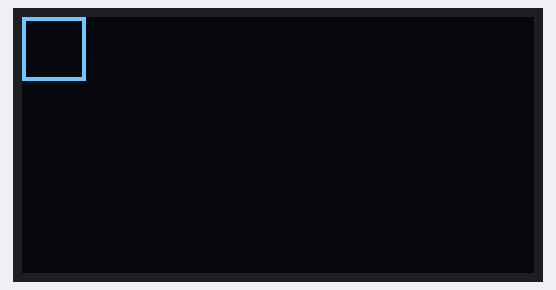
A program run on a simulated Raspberry Pi Pico running MicroPython. Shown: 128×64 one-colour display. Random numbers come from a fixed seed; library files of the repository ran but are not shown: ssd1306.py; what the program prints to the serial console is not drawn.

Above: at 0.2 s.
At 5.73 s:
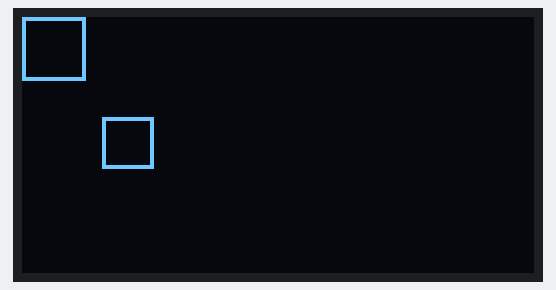
At 10.01 s:
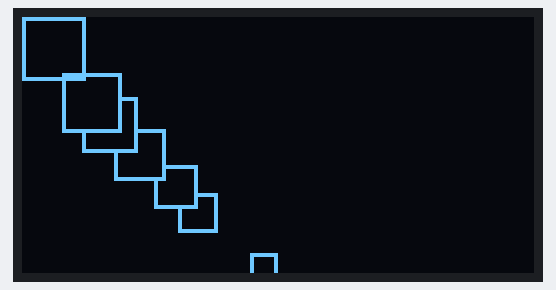
At 19.94 s:
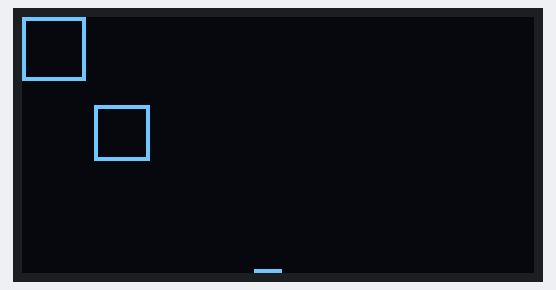
At 29.7 s:
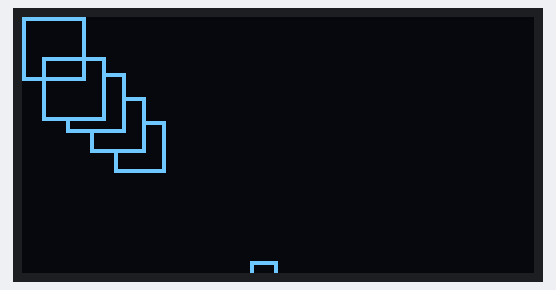
At 39.66 s:
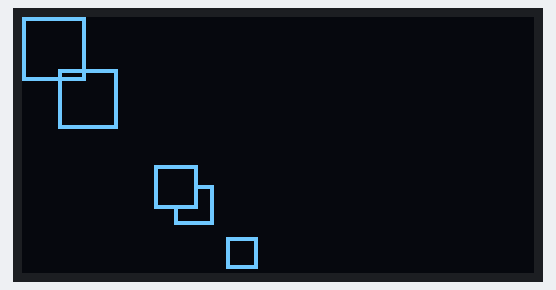

Measured:
- what the display in image 0 shows lasts 1.1 s, from 0.1 s to 1.2 s

The program:

many_squares.py
```python
# Pico OLED Demo
#
# This project is a demo of using the RP2040 Pi Pico and a SSD1306 OLED display with Micropython.
# It demos creating and moving rectangles on the screen!
#
# Created by Nathaniel Evry @NathanielEvry on 2023-04-22
# My GitHub: https://github.com/altometer
# GitHub Project Repo: https://github.com/altometer/pico-oled-demo
#
# Web-hosted Pico2040 simulator for this project:
# https://wokwi.com/projects/362799539846585345

import random
import math
import utime
from machine import I2C, Pin
from ssd1306 import SSD1306_I2C

SCREEN_WIDTH = 128
SCREEN_HEIGHT = 64

i2c = I2C(0, scl=Pin(1), sda=Pin(0))
utime.sleep_ms(50)  # delay to setup screen
oled = SSD1306_I2C(SCREEN_WIDTH, SCREEN_HEIGHT, i2c)


def sleep(s: int = 0):
    # I'm lazy and I want my own sleep in seconds call.
    print(f"sleeping for {s} seconds...")
    utime.sleep_ms(s * 1000)


print("starting script - making many squares")
oled.fill(0)


class Card:
    def __init__(self, coordinates=(0, 16), size=16) -> None:
        self.position = coordinates
        self.hp = size * 5
        self.metabolism = 3

    def wander(self):
        x = self.metabolism * (random.random() + 1) / 8
        y = self.metabolism * (random.random() + 1)
        return x, y

    def step(self):
        dpos = self.wander()
        self.hp -= self.metabolism * 0.15
        self.move(dpos)

    def move(self, dpos):
        self.position = self.position[0] + dpos[0], self.position[0] + dpos[1]

    def draw(self):
        x, y = self.position
        x = round(x)
        y = round(y)
        size = math.ceil(self.hp / 5)
        oled.rect(x, y, size, size, 1)
        oled.fill_rect(x + 1, y + 1, size - 2, size - 2, 0)


deck = []

while True:
    oled.fill(0)
    if random.random() >= 0.97:
        oled.fill_rect(0, 0, 16, 16, 1)  # topleft start position cube
        r1 = Card()
        deck.append(r1)
    else:
        oled.fill_rect(0, 0, 16, 16, 0)  # topleft start position cube

    for box in deck:
        if box.hp <= 0.1:
            deck.remove(box)
        box.step()
        box.draw()

    oled.rect(0, 0, 16, 16, 1)  # topleft start position cube
    # utime.sleep_ms(100)
    oled.show()
```
